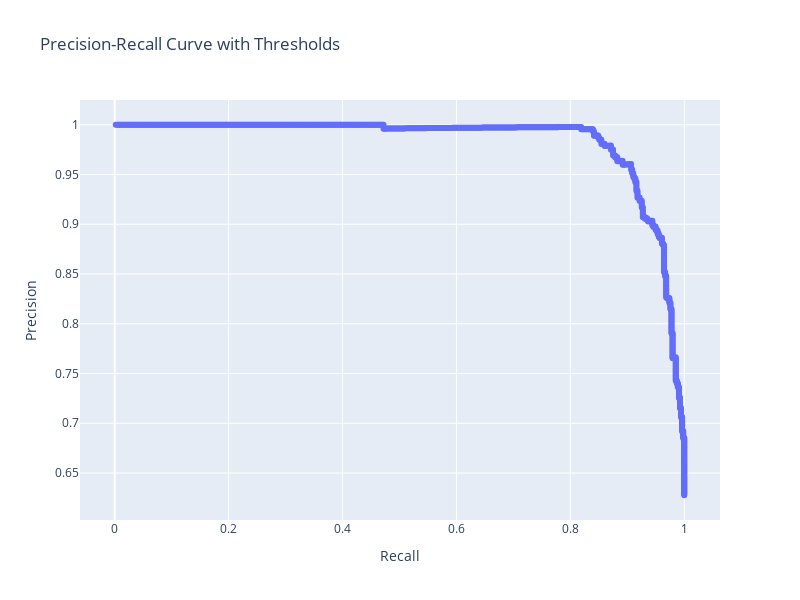

Here is the notebook cell this chart was saved with:
### Code cell
precision = precision[:-1]
recall = recall[:-1]

# 3️⃣ Create interactive plot
fig = go.Figure()

# PR Curve
fig.add_trace(go.Scatter(
    x=recall,
    y=precision,
    mode='lines+markers',
    marker=dict(size=6),
    text=[f"Threshold={t:.2f}" for t in thresholds],  # hover text
    hovertemplate='Recall: %{x:.2f}<br>Precision: %{y:.2f}<br>%{text}<extra></extra>',
    name='PR Curve'
))

# Layout
fig.update_layout(
    title="Precision-Recall Curve with Thresholds",
    xaxis_title="Recall",
    yaxis_title="Precision",
    hovermode="closest",
    width=800,
    height=600
)

fig.show()

### Figure 1 — Plotly figure (JSON) as saved in the notebook; plotly's stock layout.template omitted (floating-point values rounded to 4 significant figures; data arrays with more than 128 entries replaced by an {"elided": "..."} marker saying what was removed)
{"data": [{"hovertemplate": "Recall: %{x:.2f}<br>Precision: %{y:.2f}<br>%{text}<extra></extra>", "marker": {"size": 6}, "mode": "lines+markers", "name": "PR Curve", "text": {"elided": "854 str values"}, "type": "scatter", "x": {"elided": "854 float values"}, "y": {"elided": "854 float values"}}], "layout": {"height": 600, "hovermode": "closest", "title": {"text": "Precision-Recall Curve with Thresholds"}, "width": 800, "xaxis": {"title": {"text": "Recall"}}, "yaxis": {"title": {"text": "Precision"}}}}
